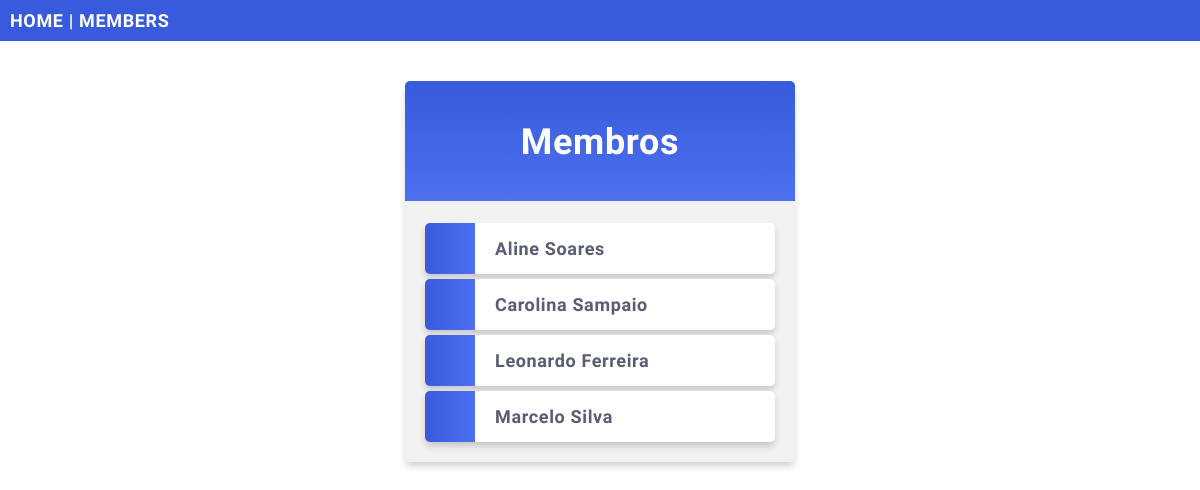
/members/, run on an earlier commit of the app's database.
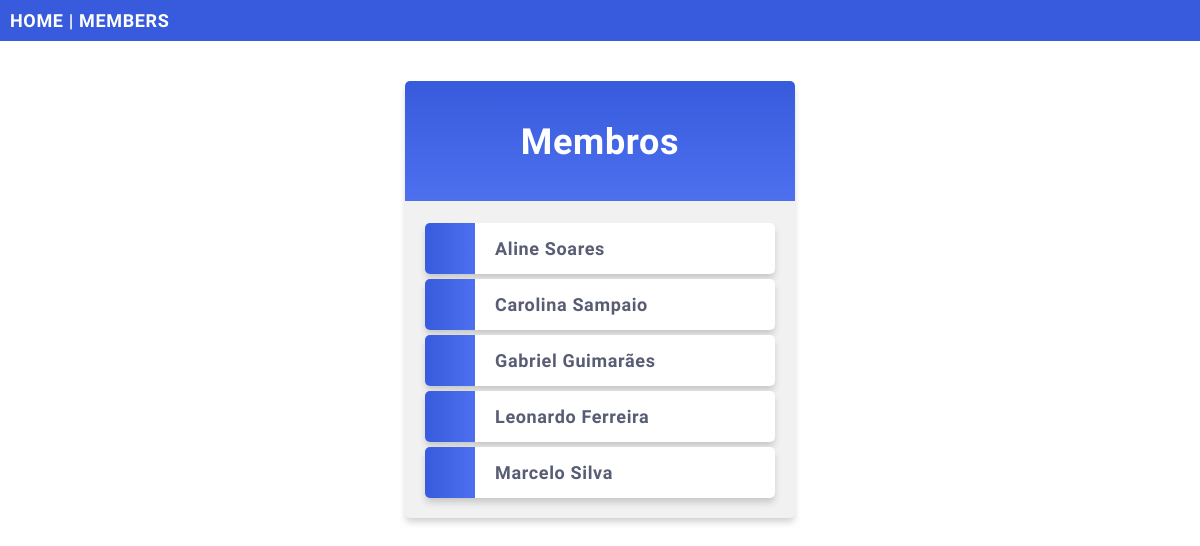
And on a later commit of the database.
### members/models.py (models this page shows, shortened)
class Member(models.Model):
    firstname = models.CharField(max_length=255, verbose_name='Primeiro Nome')
    lastname = models.CharField(max_length=255, verbose_name='Sobrenome')
    email = models.EmailField(unique=True, verbose_name='E-mail')
    phone = models.CharField(max_length=20, blank=True, null=True, verbose_name='Telefone')
    birth_date = models.DateField(blank=True, null=True, verbose_name='Data de Nascimento')
    gender = models.CharField(
        max_length=1,
        choices=[('M', 'Masculino'), ('F', 'Feminino')],
        blank=True,
        null=True,
        verbose_name='Gênero'
    )
    address = models.TextField(blank=True, null=True, verbose_name='Endereço')
    is_active = models.BooleanField(default=True, verbose_name='Ativo')
    created_at = models.DateTimeField(auto_now_add=True, verbose_name='Criado em')
    updated_at = models.DateTimeField(auto_now=True, verbose_name='Atualizado em')
    slug = models.SlugField(default="", null=False)
    class Meta:
        ordering = ['firstname']
        verbose_name = 'Membro'

### members/views.py (the view)
# urls.py: path('members/', views.members, name='members'),
def members(request):
    mymembers = Member.objects.all().values()
    template = loader.get_template('all_members.html')
    context = {
        'mymembers': mymembers,
    }
    return HttpResponse(template.render(context, request))

### members/templates/all_members.html (shortened to what this page needs)
{% extends "master.html" %}
{% block content %}
  <div class="mycard">
    <h1>Membros</h1>
    <ul>
      {% for x in mymembers %}
        <li onclick="window.location = 'details/{{ x.slug }}'">{{ x.firstname }} {{ x.lastname }}</li>
      {% endfor %}
    </ul>
  </div>
{% endblock %}

### members/templates/master.html (shortened to what this page needs)
{% load static %}
<!DOCTYPE html>
<html lang="pt-br">
<head>
    <link rel="stylesheet" href="{% static 'mystyles.css' %}">
</head>
<body>
    <div class="topnav">
        <a href="/">HOME</a> |
        <a href="/members">MEMBERS</a>
    </div>
    {% block content %}
    {% endblock %}
</body>
</html>

### mystaticfiles/mystyles.css (style rules this page uses)
body { margin:0; font: 600 18px 'Source Sans Pro', sans-serif; letter-spacing: 0.64px; color: #585d74; }
.topnav { background-color:#375BDC; color:#ffffff; padding:10px; }
.topnav a:link, .topnav a:visited { text-decoration: none; color: #ffffff; }
.mycard { background-color: #f1f1f1; background-image: linear-gradient(to bottom, #375BDC, #4D70EF); background-size: 100% 120px; background-repeat: no-repeat; margin: 40px auto; width: 350px; border-radius: 5px; box-shadow: 0 5px 7px -1px rgba(51, 51, 51, 0.23); padding: 20px; }
.mycard h1 { text-align: center; color:#ffffff; margin:20px 0 60px 0; }
ul { list-style-type: none; padding: 0; margin: 0; }
li { background-color: #ffffff; background-image: linear-gradient(to right, #375BDC, #4D70EF); background-size: 50px 60px; background-repeat: no-repeat; cursor: pointer; transition: transform .25s; border-radius: 5px; box-shadow: 0 5px 7px -1px rgba(51, 51, 51, 0.23); padding: 15px; padding-left: 70px; margin-top: 5px; }
a:link, a:visited { color: #375BDC; }

What changed in the data, as far as the page shows it:
added Member: firstname "Gabriel", lastname "Guimarães"
